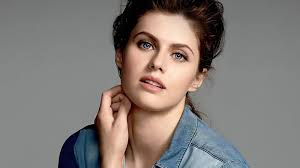
#> input picture Open_cv/d.jpg, 300 x 168 px, given in place of the camera
$ python webcam_edgedetection.py
#> lines starting #> are read from the running program, lines starting #| are printed output that depends on the picture; after the words box and inside, x2 and y2 are one past the last pixel; in counts of white or black regions, pixels touching at a corner belong together
#> further down, frame is the input picture: shape (168, 300, 3); mean B, G, R 119.6, 123.4, 130.2
import cv2
from numpy import mask_indices
def sketch(img):
    img_gray=cv2.cvtColor(img,cv2.COLOR_BGR2RGB)
    img_gray_blur=cv2.GaussianBlur(img_gray,(5,5),0)
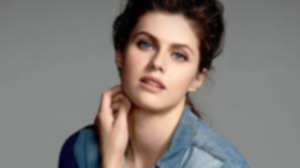
#> img_gray_blur: shape (168, 300, 3); mean R, G, B 130.2, 123.4, 119.6
    canny_edge=cv2.Canny(img_gray_blur,70,255)
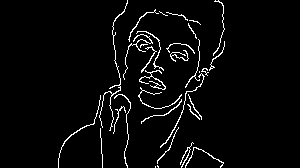
#> canny_edge: shape (168, 300); 3.7% white in thin lines or dots, all inside (x1, y1, x2, y2) = (58, 0, 225, 168)
    ret,mask=cv2.threshold(canny_edge,70,255,cv2.THRESH_BINARY)
    return mask
cap=cv2.VideoCapture(0)
while True:
    ret,frame=cap.read()
    cv2.imshow("our Live sketch",sketch(frame))
    if cv2.waitKey(1)==13:
#> (key Esc is pressed here)
        break
#> (the run stopped early here; a loop or call above may not have finished)

$ run again, on Open_cv/k1.jpg
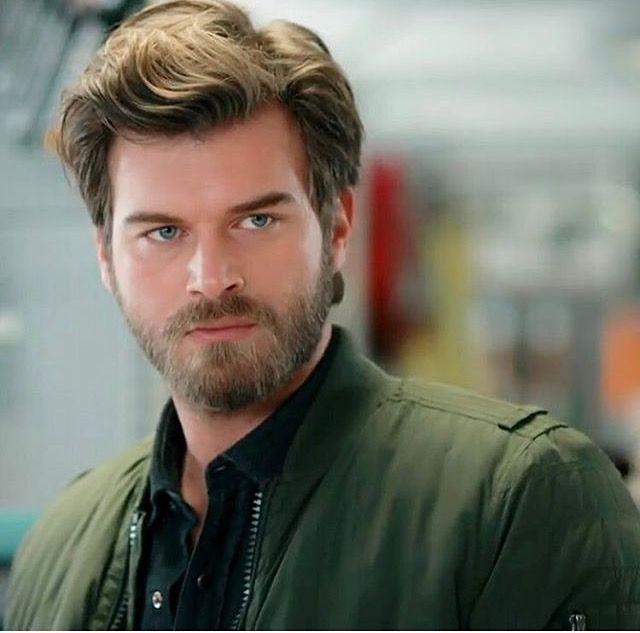
#> input picture Open_cv/k1.jpg, 640 x 633 px, given in place of the camera
#> frame is the input picture: shape (633, 640, 3); mean B, G, R 104.1, 116.2, 117.1
#> in sketch, `canny_edge=cv2.Canny(img_gray_blur,70,255)`:
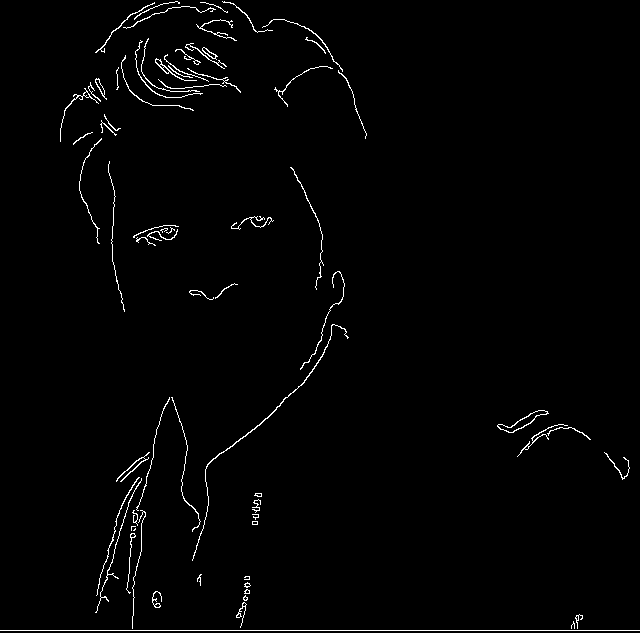
#> canny_edge: shape (633, 640); 1.4% white in thin lines or dots
